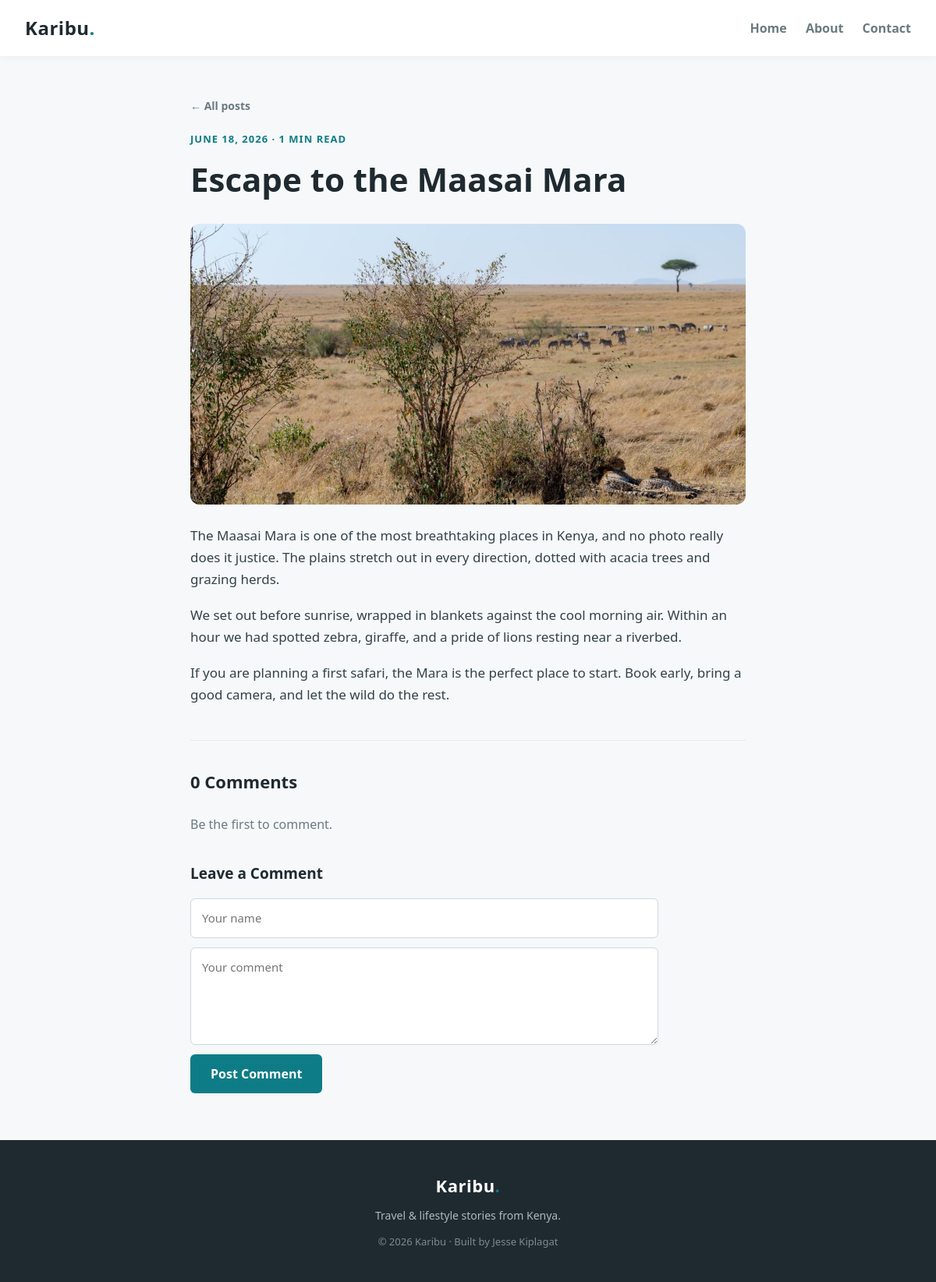
The page /post.php?id=1 on the database its author committed.
### tables this page shows
CREATE TABLE IF NOT EXISTS posts (
  id INT AUTO_INCREMENT PRIMARY KEY,
  title VARCHAR(200) NOT NULL,
  slug VARCHAR(220) NOT NULL,
  excerpt VARCHAR(300) NOT NULL,
  body TEXT NOT NULL,
  image VARCHAR(120) NOT NULL,
  created_at DATETIME NOT NULL DEFAULT CURRENT_TIMESTAMP
);

### post.php (the view, shortened to what this page needs)
<?php
require __DIR__ . '/includes/db.php';
require __DIR__ . '/includes/functions.php';
$id = isset($_GET['id']) ? (int) $_GET['id'] : 0;
$stmt = $pdo->prepare('SELECT * FROM posts WHERE id = ?');
$stmt->execute([$id]);
$post = $stmt->fetch();
$comments = $pdo->prepare('SELECT * FROM comments WHERE post_id = ? ORDER BY created_at ASC');
$comments->execute([$id]);
$comments = $comments->fetchAll();
require __DIR__ . '/includes/header.php';
?>
  <article class="single">
    <a class="back" href="index.php">← All posts</a>
    <span class="date"><?= date('F j, Y', strtotime($post['created_at'])) ?> · <?= reading_time($post['body']) ?></span>
    <h1><?= htmlspecialchars($post['title']) ?></h1>
    <img src="images/<?= htmlspecialchars($post['image']) ?>" alt="<?= htmlspecialchars($post['title']) ?>">
    <div class="content"><?= render_paragraphs($post['body']) ?></div>
    <section class="comments" id="comments">
      <h2><?= count($comments) ?> Comment<?= count($comments) === 1 ? '' : 's' ?></h2>
      <?php if (!$comments): ?><p class="no-comments">Be the first to comment.</p><?php endif; ?>
      <h3 class="leave-title">Leave a Comment</h3>
      <form class="comment-form" method="post" action="post.php?id=<?= $id ?>#comments">
        <input type="text" name="name" placeholder="Your name" value="<?= htmlspecialchars($_POST['name'] ?? '') ?>" required>
        <textarea name="comment" rows="4" placeholder="Your comment" required><?= htmlspecialchars($_POST['comment'] ?? '') ?></textarea>
        <button type="submit" class="btn-teal">Post Comment</button>
      </form>
    </section>
  </article>
<?php require __DIR__ . '/includes/footer.php'; ?>

### includes/functions.php (shortened to what this page needs)
<?php
function render_paragraphs($text)
{
    $blocks = preg_split('/\n\s*\n/', trim($text));
    $html = '';
    foreach ($blocks as $block) {
        $block = trim($block);
        $html .= '<p>' . nl2br(htmlspecialchars($block)) . '</p>';
    }
    return $html;
}
function reading_time($text)
{
    $words = str_word_count(strip_tags($text));
    $minutes = max(1, (int) ceil($words / 200));
    return $minutes . ' min read';
}

### style.css (style rules this page uses)
:root { --accent: #0e7c86; --accent-dark: #0a5c63; --ink: #1f2a30; --muted: #6b7a82; --bg: #f6f8f9; }
* { margin: 0; padding: 0; box-sizing: border-box; }
body { font-family: 'Segoe UI', system-ui, Tahoma, sans-serif; color: var(--ink); background: var(--bg); line-height: 1.65; }
img { display: block; max-width: 100%; }
.btn-teal { background: var(--accent); color: #fff; border: none; border-radius: 6px; padding: 12px 26px; font: inherit; font-weight: 600; cursor: pointer; }
.single .content p { margin-bottom: 18px; }
.comments { margin-top: 44px; border-top: 1px solid #e6e9ec; padding-top: 34px; }
.comments h2 { font-size: 22px; margin-bottom: 24px; }
.no-comments { color: var(--muted); }
.leave-title { font-size: 19px; margin: 34px 0 16px; }
.comment-form { display: flex; flex-direction: column; gap: 12px; max-width: 600px; }
.comment-form input, .comment-form textarea { padding: 12px 14px; border: 1px solid #cfd8dc; border-radius: 6px; font: inherit; font-size: 15px; }
.comment-form .btn-teal { align-self: flex-start; }
.date { color: var(--accent); font-size: 13px; font-weight: 700; text-transform: uppercase; letter-spacing: 1px; }
.single { max-width: 760px; margin: 50px auto; padding: 0 24px; }
.single .back { text-decoration: none; color: var(--muted); font-weight: 600; font-size: 14px; }
.single .date { display: block; margin: 20px 0 6px; }
.single h1 { font-size: clamp(28px, 5vw, 42px); margin-bottom: 22px; }
.single img { width: 100%; height: 360px; object-fit: cover; border-radius: 12px; margin-bottom: 26px; }
.single .content { font-size: 17px; color: #33424a; }

### rows shown on the page
posts: created_at "JUNE 18, 2026", body "1 MIN READ", title "Escape to the Maasai Mara", image (picture), body "The Maasai Mara is one of the most breathtaking places in Kenya, and no photo really does it justice. The plains stretch out in every direction, dotted with acacia trees and grazing herds.", body "We set out before sunrise, wrapped in blankets against the cool morning air. Within an hour we had spotted zebra, giraffe, and a pride of lions resting near a riverbed.", body "If you are planning a first safari, the Mara is the perfect place to start. Book early, bring a good camera, and let the wild do the rest."

### other values the page prints
count($comments) "0"
